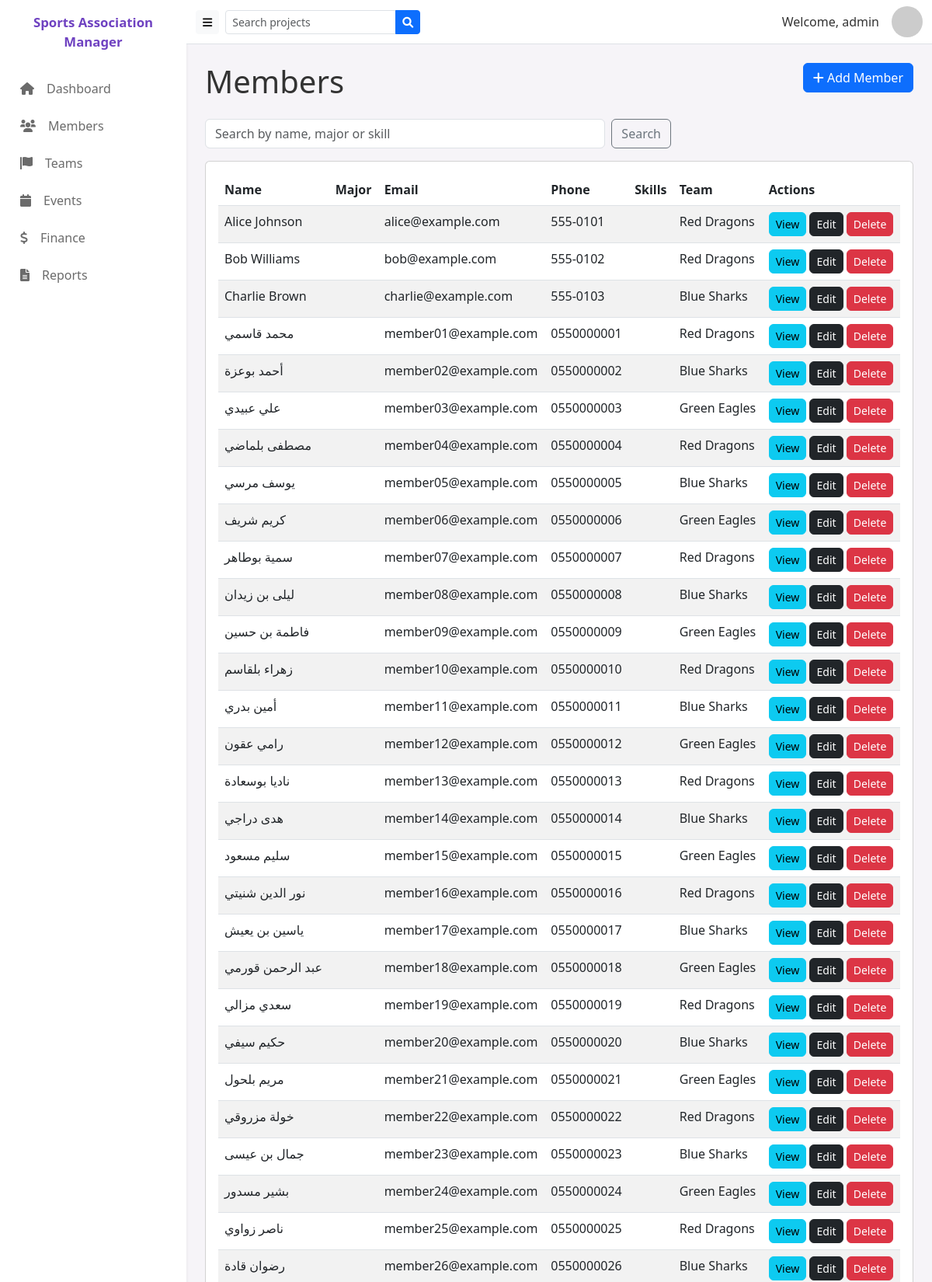
The app's page /public/member (signed in, upper part) with its own data.
### tables this page shows
CREATE TABLE IF NOT EXISTS members (
    id INT AUTO_INCREMENT PRIMARY KEY,
    full_name VARCHAR(100) NOT NULL,
    email VARCHAR(100) UNIQUE NOT NULL,
    phone VARCHAR(20),
    address TEXT,
    join_date DATE NOT NULL,
    team_id INT,
    major VARCHAR(100),
    photo VARCHAR(255),
    created_at TIMESTAMP DEFAULT CURRENT_TIMESTAMP,
    FOREIGN KEY (team_id) REFERENCES teams(id) ON DELETE SET NULL
);

CREATE TABLE IF NOT EXISTS teams (
    id INT AUTO_INCREMENT PRIMARY KEY,
    name VARCHAR(100) NOT NULL,
    coach VARCHAR(100),
    category VARCHAR(50),
    created_at TIMESTAMP DEFAULT CURRENT_TIMESTAMP
);

### app/controllers/MemberController.php (called while the page is built, shortened)
<?php
class MemberController extends Controller {
    private $memberModel;
    public function __construct(){
        $this->memberModel = $this->model('Member');
    }
    public function index(){
        $members = $this->memberModel->getMembers();
        $data = ['members' => $members];
        $this->view('members/index', $data);
    }
}

### app/core/App.php (called while the page is built, shortened)
<?php
class App {
    protected $currentMethod = 'index';
    public function __construct(){
        $url = $this->getUrl();
        if(isset($url[0]) && file_exists('../app/controllers/' . ucwords($url[0]) . 'Controller.php')){
            unset($url[0]);
        }
        $this->currentController = new $this->currentController;
        if(isset($url[1])){
            if(method_exists($this->currentController, $url[1])){
                $this->currentMethod = $url[1];
                unset($url[1]);
            }
        } else {
            $controllerClass = is_object($this->currentController) ? get_class($this->currentController) : $this->currentController;
            if($controllerClass === 'AuthController'){
                $this->currentMethod = 'login';
            } else {
                $this->currentMethod = 'index';
            }
        }
        $this->params = $url ? array_values($url) : [];
        call_user_func_array([$this->currentController, $this->currentMethod], $this->params);
    }
    public function getUrl(){
        if(isset($_GET['url'])){
            $url = rtrim($_GET['url'], '/');
            $url = filter_var($url, FILTER_SANITIZE_URL);
            $url = explode('/', $url);
            return $url;
        }
        return [];
    }
}

### public/index.php (called while the page is built, shortened)
<?php
$init = new App();

### app/core/Database.php (called while the page is built, shortened)
<?php
class Database {
    private $host = DB_HOST;
    private $user = DB_USER;
    private $pass = DB_PASS;
    private $dbname = DB_NAME;
    private $dbh;
    private $stmt;
    public function __construct(){
        $dsn = 'mysql:host=' . $this->host . ';dbname=' . $this->dbname;
        $options = array(
            PDO::ATTR_PERSISTENT => true,
            PDO::ATTR_ERRMODE => PDO::ERRMODE_EXCEPTION
        );
        try{
            $this->dbh = new PDO($dsn, $this->user, $this->pass, $options);
        } catch(PDOException $e){
            $this->error = $e->getMessage();
            if(defined('SHOW_DB_MESSAGES') && SHOW_DB_MESSAGES){
                echo "❌ خطأ في الاتصال: " . $this->error;
            } else {
                error_log('Database connection error: ' . $this->error);
            }
        }
    }
    public function query($sql){
        $this->stmt = $this->dbh->prepare($sql);
    }
    public function execute(){
        return $this->stmt->execute();
    }
    public function resultSet(){
        $this->execute();
        return $this->stmt->fetchAll(PDO::FETCH_OBJ);
    }
}

### app/models/Member.php (called while the page is built, shortened)
<?php
class Member extends Model {
    public function getMembers(){
        $this->db->query('SELECT members.*, teams.name as team_name, GROUP_CONCAT(DISTINCT skills.skill_name SEPARATOR ", ") as skills
                          FROM members
                          LEFT JOIN teams ON members.team_id = teams.id
                          LEFT JOIN skills ON skills.member_id = members.id
                          GROUP BY members.id
                          ORDER BY members.created_at DESC');
        return $this->db->resultSet();
    }
}

### app/core/Model.php (called while the page is built, shortened)
<?php
class Model {
    public function __construct(){
        $this->db = new Database;
    }
}

### app/views/members/index.php (the view)
<?php require APPROOT . '/views/layouts/header.php'; ?>
<div class="row mb-3">
    <div class="col-md-6">
        <h1>Members</h1>
    </div>
    <div class="col-md-6">
        <a href="<?php echo URLROOT; ?>/member/add" class="btn btn-primary float-end">
            <i class="fa fa-plus"></i> Add Member
        </a>
    </div>
</div>
<div class="row mb-3">
    <div class="col-md-8">
        <form action="<?php echo URLROOT; ?>/member/search" method="get" class="d-flex">
            <input type="text" name="q" class="form-control me-2" placeholder="Search by name, major or skill" value="<?php echo isset($data['q']) ? htmlspecialchars($data['q']) : ''; ?>">
            <button class="btn btn-outline-secondary">Search</button>
        </form>
    </div>
</div>
<div class="card card-body mb-3">
    <div class="table-responsive">
        <table class="table table-striped">
            <thead>
                <tr>
                    <th>Name</th>
                    <th>Major</th>
                    <th>Email</th>
                    <th>Phone</th>
                    <th>Skills</th>
                    <th>Team</th>
                    <th>Actions</th>
                </tr>
            </thead>
            <tbody>
                <?php foreach($data['members'] as $member) : ?>
                <tr>
                    <td><?php echo $member->full_name; ?></td>
                    <td><?php echo isset($member->major) ? $member->major : ''; ?></td>
                    <td><?php echo $member->email; ?></td>
                    <td><?php echo $member->phone; ?></td>
                    <td><?php echo isset($member->skills) ? $member->skills : ''; ?></td>
                    <td><?php echo $member->team_name; ?></td>
                    <td>
                        <a href="<?php echo URLROOT; ?>/member/profile/<?php echo $member->id; ?>" class="btn btn-info btn-sm">View</a>
                        <a href="<?php echo URLROOT; ?>/member/edit/<?php echo $member->id; ?>" class="btn btn-dark btn-sm">Edit</a>
                        <form class="d-inline" action="<?php echo URLROOT; ?>/member/delete/<?php echo $member->id; ?>" method="post" onsubmit="return confirm('Are you sure?');">
                            <button type="submit" class="btn btn-danger btn-sm">Delete</button>
                        </form>
                    </td>
                </tr>
                <?php endforeach; ?>
            </tbody>
        </table>
    </div>
</div>
<?php require APPROOT . '/views/layouts/footer.php'; ?>

### public/css/style.css (style rules this page uses)
:root { --sidebar-width:240px; --sidebar-collapsed-width:70px; --brand-color:#6f42c1; }
body { background:#f6f4f8;font-family:Segoe UI, Roboto, Helvetica, Arial, sans-serif;color:#333 }
.card .btn { border-radius:6px }

### records on screen
members: full_name "Alice Johnson", email "alice@example.com", phone "555-0101", team.name "Red Dragons"
members: full_name "Bob Williams", email "bob@example.com", phone "555-0102", team.name "Red Dragons"
members: full_name "Charlie Brown", email "charlie@example.com", phone "555-0103", team.name "Blue Sharks"
members: full_name "محمد قاسمي", email "member01@example.com", phone "0550000001", team.name "Red Dragons"
members: full_name "أحمد بوعزة", email "member02@example.com", phone "0550000002", team.name "Blue Sharks"
members: full_name "علي عبيدي", email "member03@example.com", phone "0550000003", team.name "Green Eagles"
members: full_name "مصطفى بلماضي", email "member04@example.com", phone "0550000004", team.name "Red Dragons"
members: full_name "يوسف مرسي", email "member05@example.com", phone "0550000005", team.name "Blue Sharks"
members: full_name "كريم شريف", email "member06@example.com", phone "0550000006", team.name "Green Eagles"
members: full_name "سمية بوطاهر", email "member07@example.com", phone "0550000007", team.name "Red Dragons"
members: full_name "ليلى بن زيدان", email "member08@example.com", phone "0550000008", team.name "Blue Sharks"
members: full_name "فاطمة بن حسين", email "member09@example.com", phone "0550000009", team.name "Green Eagles"
members: full_name "زهراء بلقاسم", email "member10@example.com", phone "0550000010", team.name "Red Dragons"
members: full_name "أمين بدري", email "member11@example.com", phone "0550000011", team.name "Blue Sharks"
members: full_name "رامي عقون", email "member12@example.com", phone "0550000012", team.name "Green Eagles"
members: full_name "ناديا بوسعادة", email "member13@example.com", phone "0550000013", team.name "Red Dragons"
members: full_name "هدى دراجي", email "member14@example.com", phone "0550000014", team.name "Blue Sharks"
members: full_name "سليم مسعود", email "member15@example.com", phone "0550000015", team.name "Green Eagles"
members: full_name "نور الدين شنيتي", email "member16@example.com", phone "0550000016", team.name "Red Dragons"
members: full_name "ياسين بن يعيش", email "member17@example.com", phone "0550000017", team.name "Blue Sharks"
members: full_name "عبد الرحمن قورمي", email "member18@example.com", phone "0550000018", team.name "Green Eagles"
members: full_name "سعدي مزالي", email "member19@example.com", phone "0550000019", team.name "Red Dragons"
members: full_name "حكيم سيفي", email "member20@example.com", phone "0550000020", team.name "Blue Sharks"
members: full_name "مريم بلحول", email "member21@example.com", phone "0550000021", team.name "Green Eagles"
members: full_name "خولة مزروقي", email "member22@example.com", phone "0550000022", team.name "Red Dragons"
members: full_name "جمال بن عيسى", email "member23@example.com", phone "0550000023", team.name "Blue Sharks"
members: full_name "بشير مسدور", email "member24@example.com", phone "0550000024", team.name "Green Eagles"
members: full_name "ناصر زواوي", email "member25@example.com", phone "0550000025", team.name "Red Dragons"
members: full_name "رضوان قادة", email "member26@example.com", phone "0550000026", team.name "Blue Sharks"

### other values on screen
SITENAME "Sports Association Manager"
$_SESSION['user_username'] "admin"
